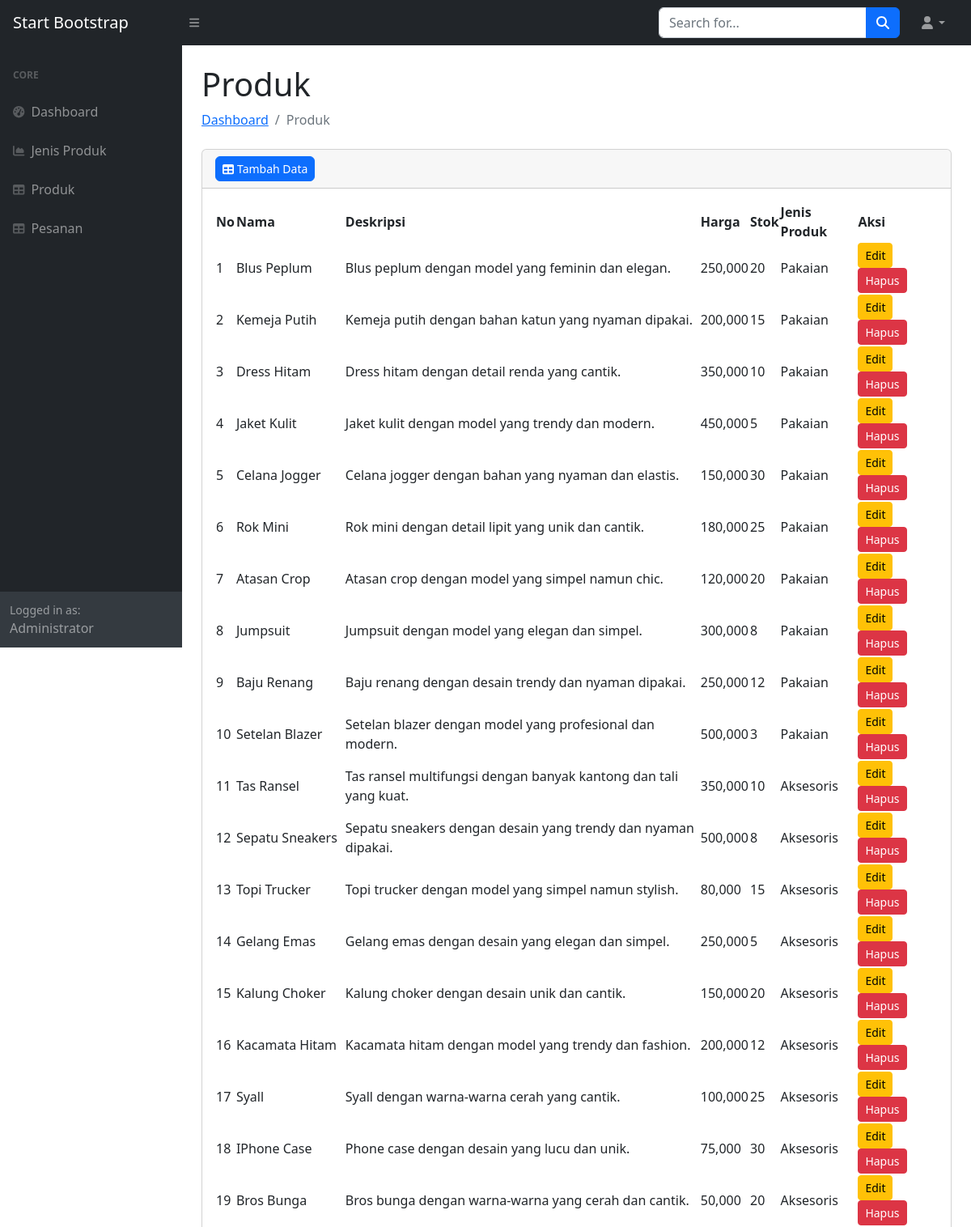
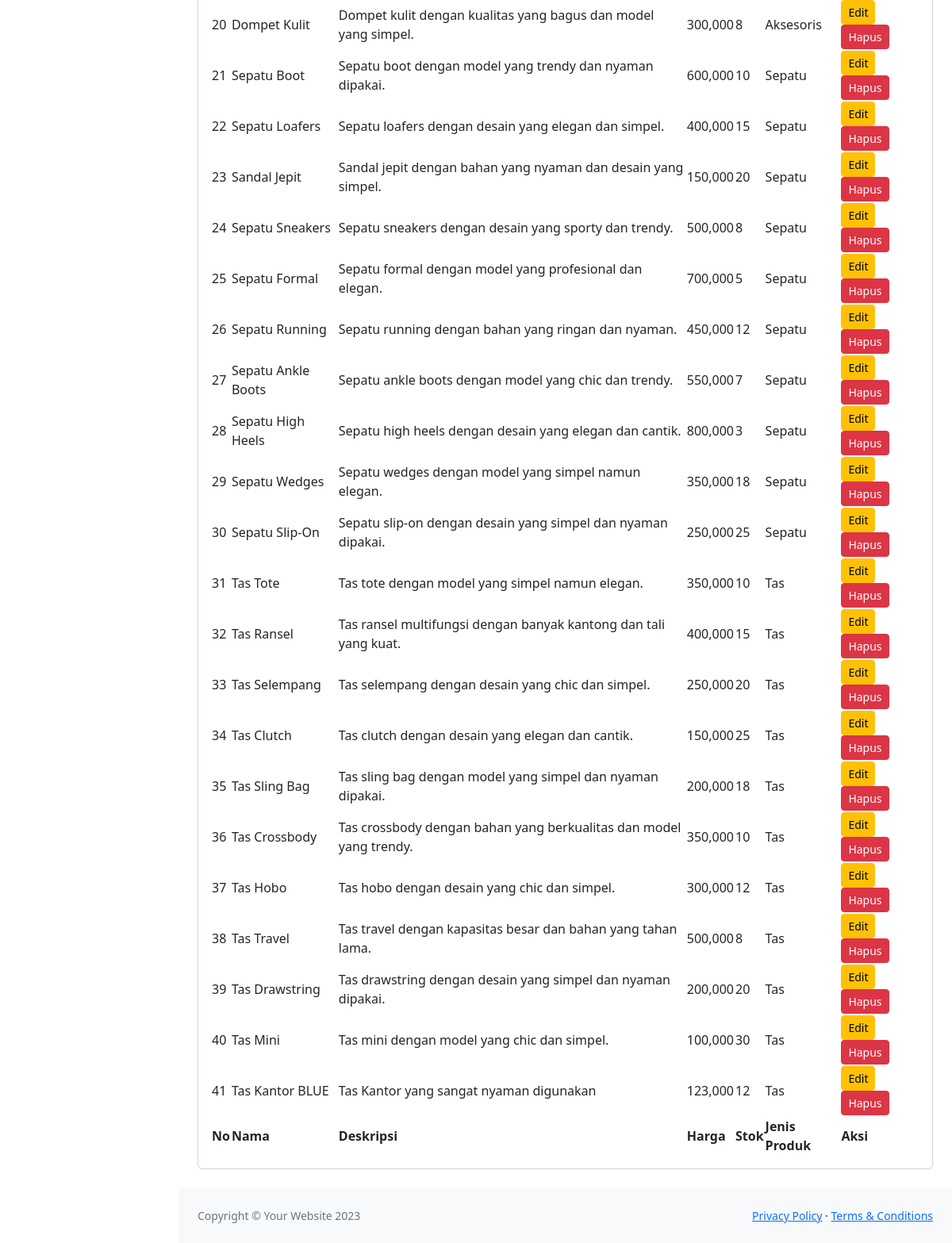
/administrator/produk.php, run on the app's committed database (2 pictures, top to bottom).
### tables this page shows
CREATE TABLE `produk` (
  `id` int(11) NOT NULL,
  `kode` varchar(45) DEFAULT NULL,
  `nama` varchar(45) NOT NULL,
  `deskripsi` text NOT NULL,
  `harga` double NOT NULL,
  `stok` int(11) NOT NULL,
  `jenis_produk` varchar(45) NOT NULL
);

### administrator/produk.php (the view, shortened to what this page needs)
<?php
include_once('page/head.php');
include_once('page/nav.php');
?>
<main>
    <div class="container-fluid px-4">
        <h1 class="mt-4">Produk</h1>
        <ol class="breadcrumb mb-4">
            <li class="breadcrumb-item"><a href="index.html">Dashboard</a></li>
            <li class="breadcrumb-item active">Produk</li>
        </ol>
        <div class="card mb-4">
            <div class="card-header">
                <a href="form-produk.php" class="btn btn-primary btn-sm rounded"> <i class="fas fa-table me-1"></i>Tambah Data</a>
            </div>
            <div class="card-body">
                <table id="datatablesSimple">
                    <thead>
                        <tr>
                            <th>No</th>
                            <th>Nama</th>
                            <th>Deskripsi</th>
                            <th>Harga</th>
                            <th>Stok</th>
                            <th>Jenis Produk</th>
                            <th>Aksi</th>
                        </tr>
                    </thead>
                    <tfoot>
                        <tr>
                            <th>No</th>
                            <th>Nama</th>
                            <th>Deskripsi</th>
                            <th>Harga</th>
                            <th>Stok</th>
                            <th>Jenis Produk</th>
                            <th>Aksi</th>
                        </tr>
                    </tfoot>
                    <tbody>
                        <?php
                        $no = 1;
                        $sql = "SELECT * FROM produk";
                        $stmt = $dbh->prepare($sql);
                        $stmt->execute();
                        while ($row = $stmt->fetch(PDO::FETCH_ASSOC)) {
                        ?>
                            <tr>
                                <td><?= $no++ ?></td>
                                <td><?= $row['nama'] ?></td>
                                <td><?= $row['deskripsi'] ?></td>
                                <td><?= number_format($row['harga']) ?></td>
                                <td><?= $row['stok'] ?></td>
                                <td><?= $row['jenis_produk'] ?></td>
                                <td>
                                    <a href="form-Produk.php?idedit=<?= $row['id'] ?>" class="btn btn-warning btn-sm">Edit</a>
                                    <a href="?id=<?= $row['id'] ?>" class="btn btn-danger btn-sm">Hapus</a>
                                </td>
                            </tr>
                        <?php }
                        ?>
                    </tbody>
                </table>
            </div>
        </div>
    </div>
</main>
<?php include_once('page/footer.php') ?>

### data on the page
produk: nama "Blus Peplum", deskripsi "Blus peplum dengan model yang feminin dan elegan.", harga "250,000", stok "20", jenis_produk "Pakaian"
produk: nama "Kemeja Putih", deskripsi "Kemeja putih dengan bahan katun yang nyaman dipakai.", harga "200,000", stok "15", jenis_produk "Pakaian"
produk: nama "Dress Hitam", deskripsi "Dress hitam dengan detail renda yang cantik.", harga "350,000", stok "10", jenis_produk "Pakaian"
produk: nama "Jaket Kulit", deskripsi "Jaket kulit dengan model yang trendy dan modern.", harga "450,000", stok "5", jenis_produk "Pakaian"
produk: nama "Celana Jogger", deskripsi "Celana jogger dengan bahan yang nyaman dan elastis.", harga "150,000", stok "30", jenis_produk "Pakaian"
produk: nama "Rok Mini", deskripsi "Rok mini dengan detail lipit yang unik dan cantik.", harga "180,000", stok "25", jenis_produk "Pakaian"
produk: nama "Atasan Crop", deskripsi "Atasan crop dengan model yang simpel namun chic.", harga "120,000", stok "20", jenis_produk "Pakaian"
produk: nama "Jumpsuit", deskripsi "Jumpsuit dengan model yang elegan dan simpel.", harga "300,000", stok "8", jenis_produk "Pakaian"
produk: nama "Baju Renang", deskripsi "Baju renang dengan desain trendy dan nyaman dipakai.", harga "250,000", stok "12", jenis_produk "Pakaian"
produk: nama "Setelan Blazer", deskripsi "Setelan blazer dengan model yang profesional dan modern.", harga "500,000", stok "3", jenis_produk "Pakaian"
produk: nama "Tas Ransel", deskripsi "Tas ransel multifungsi dengan banyak kantong dan tali yang kuat.", harga "350,000", stok "10", jenis_produk "Aksesoris"
produk: nama "Sepatu Sneakers", deskripsi "Sepatu sneakers dengan desain yang trendy dan nyaman dipakai.", harga "500,000", stok "8", jenis_produk "Aksesoris"
produk: nama "Topi Trucker", deskripsi "Topi trucker dengan model yang simpel namun stylish.", harga "80,000", stok "15", jenis_produk "Aksesoris"
produk: nama "Gelang Emas", deskripsi "Gelang emas dengan desain yang elegan dan simpel.", harga "250,000", stok "5", jenis_produk "Aksesoris"
produk: nama "Kalung Choker", deskripsi "Kalung choker dengan desain unik dan cantik.", harga "150,000", stok "20", jenis_produk "Aksesoris"
produk: nama "Kacamata Hitam", deskripsi "Kacamata hitam dengan model yang trendy dan fashion.", harga "200,000", stok "12", jenis_produk "Aksesoris"
produk: nama "Syall", deskripsi "Syall dengan warna-warna cerah yang cantik.", harga "100,000", stok "25", jenis_produk "Aksesoris"
produk: nama "IPhone Case", deskripsi "Phone case dengan desain yang lucu dan unik.", harga "75,000", stok "30", jenis_produk "Aksesoris"
produk: nama "Bros Bunga", deskripsi "Bros bunga dengan warna-warna yang cerah dan cantik.", harga "50,000", stok "20", jenis_produk "Aksesoris"
produk: nama "Dompet Kulit", deskripsi "Dompet kulit dengan kualitas yang bagus dan model yang simpel.", harga "300,000", stok "8", jenis_produk "Aksesoris"
produk: nama "Sepatu Boot", deskripsi "Sepatu boot dengan model yang trendy dan nyaman dipakai.", harga "600,000", stok "10", jenis_produk "Sepatu"
produk: nama "Sepatu Loafers", deskripsi "Sepatu loafers dengan desain yang elegan dan simpel.", harga "400,000", stok "15", jenis_produk "Sepatu"
produk: nama "Sandal Jepit", deskripsi "Sandal jepit dengan bahan yang nyaman dan desain yang simpel.", harga "150,000", stok "20", jenis_produk "Sepatu"
produk: nama "Sepatu Sneakers", deskripsi "Sepatu sneakers dengan desain yang sporty dan trendy.", harga "500,000", stok "8", jenis_produk "Sepatu"
produk: nama "Sepatu Formal", deskripsi "Sepatu formal dengan model yang profesional dan elegan.", harga "700,000", stok "5", jenis_produk "Sepatu"
produk: nama "Sepatu Running", deskripsi "Sepatu running dengan bahan yang ringan dan nyaman.", harga "450,000", stok "12", jenis_produk "Sepatu"
produk: nama "Sepatu Ankle Boots", deskripsi "Sepatu ankle boots dengan model yang chic dan trendy.", harga "550,000", stok "7", jenis_produk "Sepatu"
produk: nama "Sepatu High Heels", deskripsi "Sepatu high heels dengan desain yang elegan dan cantik.", harga "800,000", stok "3", jenis_produk "Sepatu"
produk: nama "Sepatu Wedges", deskripsi "Sepatu wedges dengan model yang simpel namun elegan.", harga "350,000", stok "18", jenis_produk "Sepatu"
produk: nama "Sepatu Slip-On", deskripsi "Sepatu slip-on dengan desain yang simpel dan nyaman dipakai.", harga "250,000", stok "25", jenis_produk "Sepatu"
produk: nama "Tas Tote", deskripsi "Tas tote dengan model yang simpel namun elegan.", harga "350,000", stok "10", jenis_produk "Tas"
produk: nama "Tas Ransel", deskripsi "Tas ransel multifungsi dengan banyak kantong dan tali yang kuat.", harga "400,000", stok "15", jenis_produk "Tas"
produk: nama "Tas Selempang", deskripsi "Tas selempang dengan desain yang chic dan simpel.", harga "250,000", stok "20", jenis_produk "Tas"
produk: nama "Tas Clutch", deskripsi "Tas clutch dengan desain yang elegan dan cantik.", harga "150,000", stok "25", jenis_produk "Tas"
produk: nama "Tas Sling Bag", deskripsi "Tas sling bag dengan model yang simpel dan nyaman dipakai.", harga "200,000", stok "18", jenis_produk "Tas"
produk: nama "Tas Crossbody", deskripsi "Tas crossbody dengan bahan yang berkualitas dan model yang trendy.", harga "350,000", stok "10", jenis_produk "Tas"
produk: nama "Tas Hobo", deskripsi "Tas hobo dengan desain yang chic dan simpel.", harga "300,000", stok "12", jenis_produk "Tas"
produk: nama "Tas Travel", deskripsi "Tas travel dengan kapasitas besar dan bahan yang tahan lama.", harga "500,000", stok "8", jenis_produk "Tas"
produk: nama "Tas Drawstring", deskripsi "Tas drawstring dengan desain yang simpel dan nyaman dipakai.", harga "200,000", stok "20", jenis_produk "Tas"
produk: nama "Tas Mini", deskripsi "Tas mini dengan model yang chic dan simpel.", harga "100,000", stok "30", jenis_produk "Tas"
produk: nama "Tas Kantor BLUE", deskripsi "Tas Kantor yang sangat nyaman digunakan", harga "123,000", stok "12", jenis_produk "Tas"
